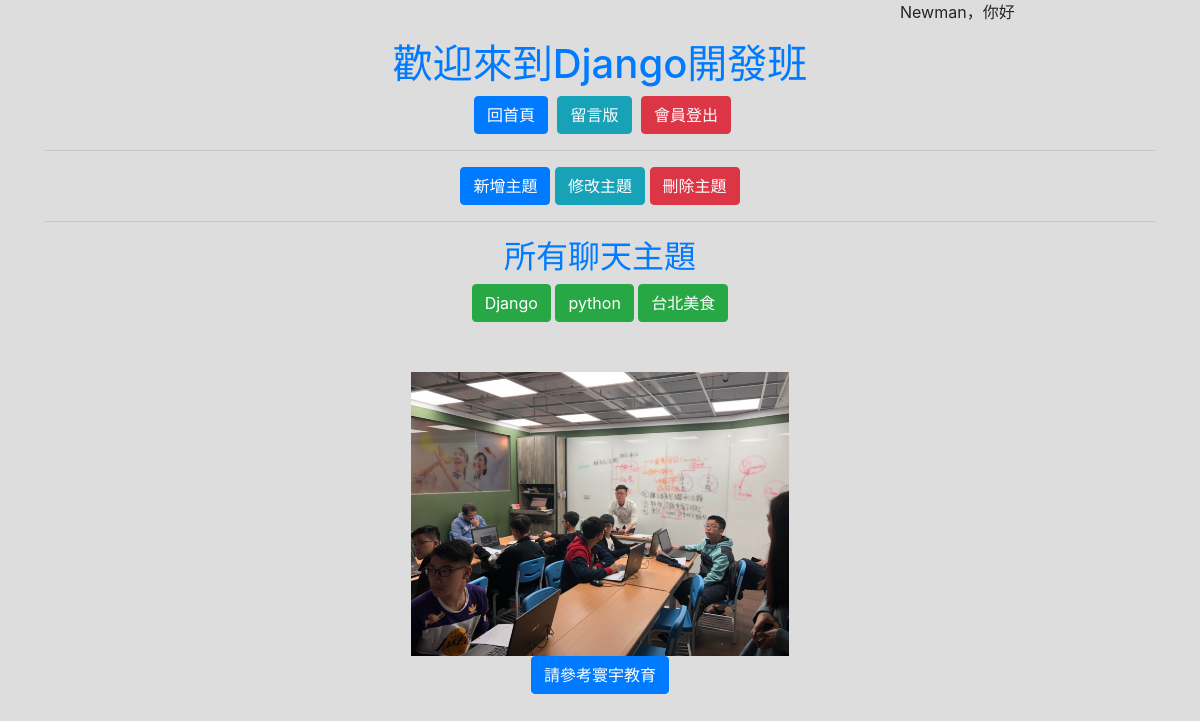
The app's page /boardlist/ (signed in) with its own data.
### BoardAPP/models.py (models this page shows, shortened)
class Board(models.Model):
    Topic = models.TextField(max_length=50)
    Description = models.TextField(max_length=100)
    CreateDate = models.DateTimeField(auto_now=True)

### BoardAPP/views.py (the view)
# urls.py: path('boardlist/', views.boardListView),
def boardListView(request):
    if request.user.is_authenticated:
        Account = request.user.username
        try:
            BoardData = Board.objects.all().order_by("CreateDate")
        except:
            BoardData = None
        return render(request, 'boardList.html', locals())
    else:
        return redirect('/index/')

### templates/boardList.html (shortened to what this page needs)
<!DOCTYPE html>
<html lang="en">
	<head>
		<link rel="stylesheet" href="https://maxcdn.bootstrapcdn.com/bootstrap/4.0.0/css/bootstrap.min.css">
	</head>
	<body style="background-color:#DDDDDD">
		<div class="container">
			<div class="row">
				<div class="col-xs-3 col-sm-3 col-md-3 col-lg-3" ></div>
				<div class="col-xs-6 col-sm-6 col-md-6 col-lg-6" ></div>
                <div class="col-xs-3 col-sm-3 col-md-3 col-lg-3" >
                    {% if request.user.is_authenticated %}
                        <p>{{Account}}，你好</p>
                    {% else %}
                        <b>未登入</b><a href="/login/">會員登入</a>
                    {% endif %}
                </div>
				<div class="col-xs-12 col-sm-12 col-md-12 col-lg-12">
					<div class="text-center">
						<h1 class="text-primary">歡迎來到Django開發班 </h1>
					</div>
				</div>
				<div class="col-xs-12 col-sm-12 col-md-12 col-lg-12">
					<div class="text-center">
						<a href="/index/" class="btn btn-primary" style="margin-left:5px">回首頁</a>
						<a href="/boardlist" class="btn btn-info" style="margin-left:5px">留言版</a>
                        {% if request.user.is_authenticated %}
                            <a href="/logoff/" class="btn btn-danger" style="margin-left:5px">會員登出</a>
                        {% else %}
                            <a href="/login/" class="btn btn-danger" style="margin-left:5px">會員登入</a>
                        {% endif %}
					</div>
					<hr>
					<div class="text-center">
						<a href="/createBoard/" class="btn btn-primary">新增主題</a>
						<a href="/modifyBoard/" class="btn btn-info">修改主題</a>
						<a href="/deleteBoard/" class="btn btn-danger">刪除主題</a>
					</div>
					<hr>
				</div>
				<div class="col-md-3 col-lg-3 hidden-xd hidden-sm" style="margin-top:30px">
				</div>
				<div class="col-xs-12 col-sm-12 col-md-6 col-lg-6">
					<div class="text-center">
						<h2 class="text-primary">所有聊天主題</h2>
						{% for board in BoardData%}
							<a href="/boardlist/{{board.Topic}}" class="btn btn-success">{{board.Topic}}</a>
						{% empty %}
							<h3>目前沒有聊天主題</h3>
						{% endfor %}
					</div>
                    <div class="text-center">
						{% load staticfiles %}
                        <img src="{% static '/image/2.jpg' %}" style="margin-top:50px; height:70%; width:70%">
                    </div>
				</div>
				<div class="col-xs-12 col-sm-12 col-md-3 col-lg-3" style="margin-top: 30px">
				</div>
				<div class="col-xs-12 col-sm-12 col-md-12 col-lg-12">
					<div class="text-center">
						<a class="btn btn-primary" href="http://globalchild.com.tw/"> 請參考寰宇教育 </a>
					</div>
				</div>
			</div>
		</div>
	</body>
</html>

### records on screen
Board: Topic "Django"
Board: Topic "python"
Board: Topic "台北美食"

### other values on screen
{{ Account }} "Newman"
